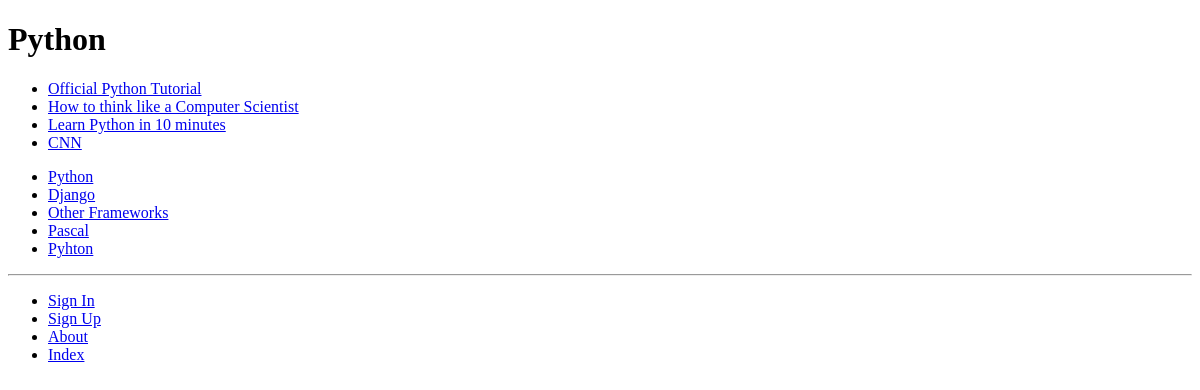
/rango/category/python/, run on an earlier commit of the app's database.
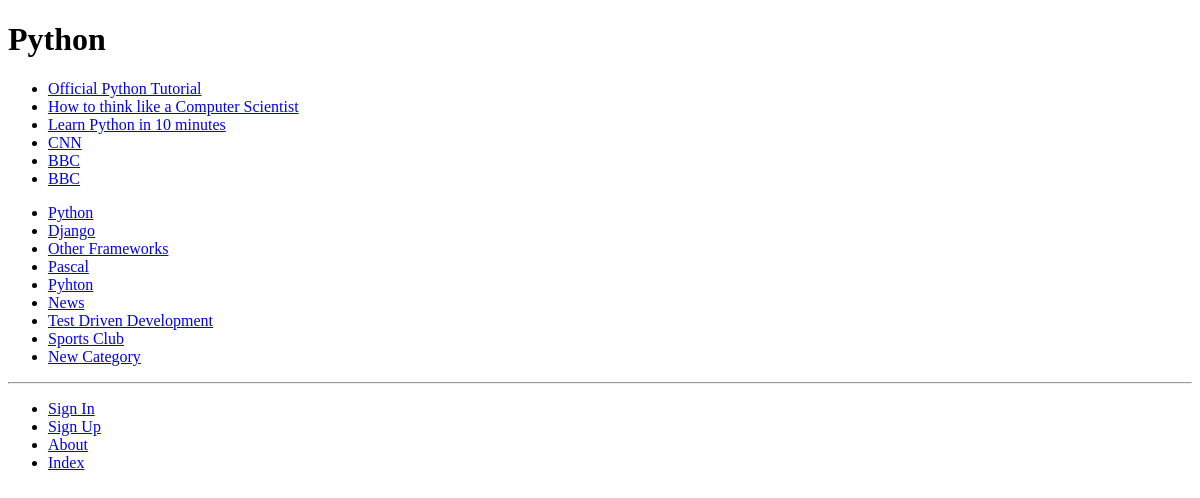
And on a later commit of the database.
### rango/models.py (models this page shows, shortened)
class Category(models.Model):
    name = models.CharField(max_length=128, unique=True)
    views = models.IntegerField(default=0)
    likes = models.IntegerField(default=0)
    slug = models.SlugField(unique=True)
    class Meta:
        verbose_name_plural = 'Categories'

class Page(models.Model):
    category = models.ForeignKey(Category)
    title = models.CharField(max_length=128)
    url = models.URLField()
    views = models.IntegerField(default=0)

### rango/views.py (the view)
def show_category(request,category_name_slug):
    context_dict = {}
    try:
        category = Category.objects.get(slug=category_name_slug)
        pages = Page.objects.filter(category=category)
        context_dict['pages']= pages
        context_dict['category'] = category
    except Category.DoesNotExist:
        context_dict['pages']= None
        context_dict['category'] = None
    return render(request, 'rango/category.html',context_dict)

### rango/templatetags/rango_template_tags.py (called while the page is built)
@register.inclusion_tag('rango/cats.html')
def get_category_list(cat=None):
    return {'cats':Category.objects.all(),'act_cat': cat}

### templates/rango/category.html (shortened to what this page needs)
{% extends 'rango/base.html' %}
{% load staticfiles %}
{% block body_block %}
{% if category %}
<h1>{{ category.name}}</h1>
{% if pages %}
    <ul>
        {% for page in pages %}
            <li><a href="{{ page.url}}">{{ page.title}}</a></li>
        {% endfor %}
    </ul>
{% else %}
    <strong>No pages currently in category.</strong>
{% endif %}
{% else %}
    The specified categories does not exist!
{% endif %}
{% endblock %}

### templates/rango/base.html (shortened to what this page needs)
<!DOCTYPE html>
{% load rango_template_tags %}
{% load staticfiles %}
<html>
<head lang="en">
</head>
<body>
    <div>
    {% block body_block %}{% endblock %}
</div>
<div>
    {% block sidebar_block %}
        {% get_category_list %}
    {% endblock %}
</div>
<hr />
<div>
    <ul>
        {% if user.is_authenticated %}
        <li><a href="{% url 'restricted' %}">Restricted Page</a></li>
        <li><a href="{% url 'logout' %}">Logout</a></li>
        <li><a href="{% url 'add_category' %}">Add New Category</a></li>
        {% else %}
        <li><a href="{% url 'login' %}">Sign In</a></li>
        <li><a href="{% url 'register' %}">Sign Up</a></li>
        {% endif %}
        <li><a href="{% url 'about' %}">About</a></li>
        <li>
            <a href="{% url 'index' %}">Index</a>
        </li>
    </ul>
</div>
</body>
</html>

### templates/rango/cats.html
 <ul>
    {% if cats %}
        {% for c in cats %}
            {% if c == act_cat %}
            <li>
                <strong>
                <a href="{% url 'show_category' c.slug %}">
                    {{ c.name }}
                </a>
            </strong>
            </li>
            {% else %}
            <li>
                    <a href="{% url 'show_category' c.slug %}">
                            {{ c.name }}
                    </a>
            </li>
            {% endif %}
        {% endfor %}
    {% else %}
            <li>
                <strong>
                    There are no categories present.
                </strong>
            </li>
    {% endif %}
</ul>

What changed in the data, as far as the page shows it:
added Page: title "BBC"
added Page: title "BBC"
added Category: name "News"
added Category: name "Test Driven Development"
added Category: name "Sports Club"
added Category: name "New Category"
